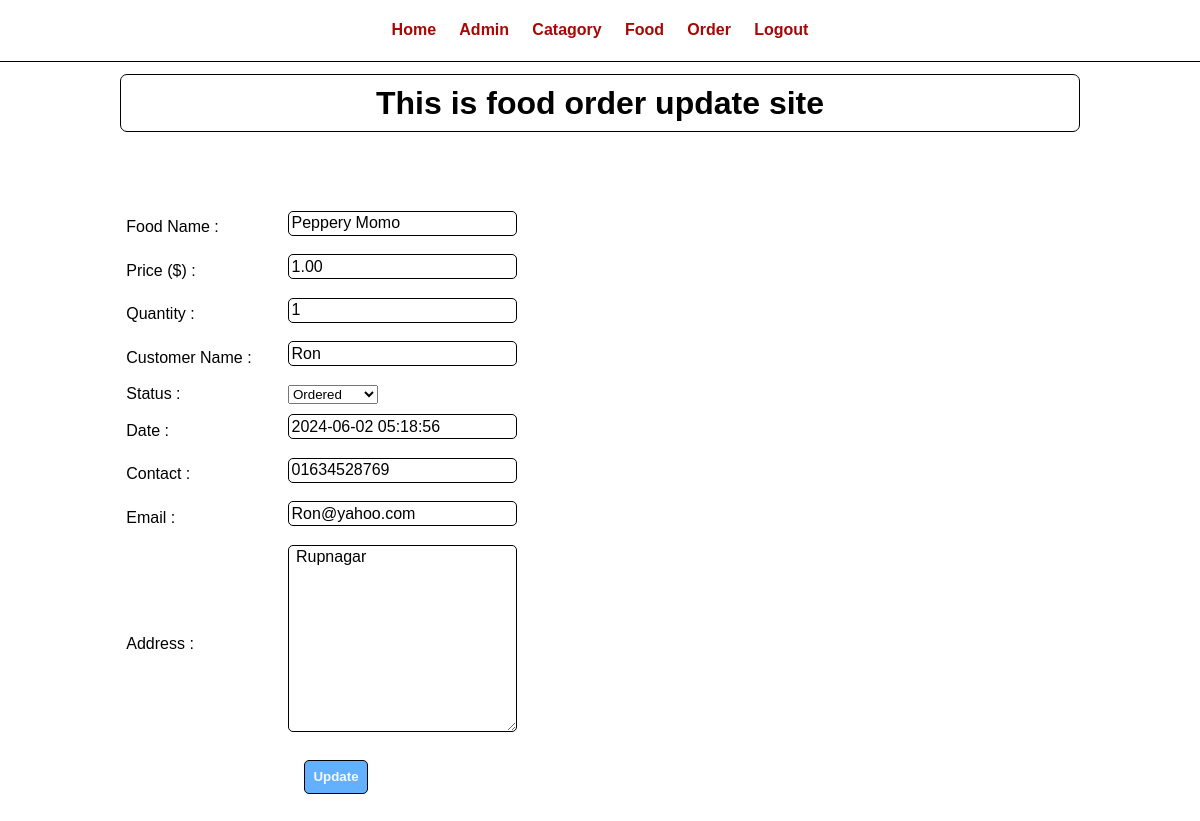
The page /admin/update_order.php?id=9 (signed in) on the database its author committed.
### tables this page shows
CREATE TABLE `tbl_order` (
  `id` int(10) UNSIGNED NOT NULL,
  `food` varchar(150) NOT NULL,
  `price` decimal(10,2) NOT NULL,
  `qty` int(11) NOT NULL,
  `total` decimal(10,2) NOT NULL,
  `order_date` datetime NOT NULL,
  `status` varchar(50) NOT NULL,
  `customer_name` varchar(150) NOT NULL,
  `customer_contact` varchar(20) NOT NULL,
  `customer_email` varchar(150) NOT NULL,
  `customer_address` varchar(255) NOT NULL
);

### admin/update_order.php (the view, shortened to what this page needs)
<?php
include('partials/menu.php');
?>
<?php
        if(isset($_GET['id']))
        {
            $id = mysqli_real_escape_string($conn , $_GET['id']);
            $sql2 = "SELECT * FROM tbl_order WHERE id = '$id'";
            $res2 = mysqli_query($conn , $sql2 ) or die(mysqli_error());
            $count2 = mysqli_num_rows($res2);
                if($count2 == 1)
                {
                    $rows = mysqli_fetch_assoc($res2);
                    $food = $rows['food'];
                    $price = $rows['price'];
                    $qty = $rows['qty'];
                    $customer_name = $rows['customer_name'];
                    $customer_email = $rows['customer_email'];
                    $customer_contact = $rows['customer_contact'];
                    $customer_address = $rows['customer_address'];
                    $order_date = $rows['order_date'];
                    $status = $rows['status'];
                }
?>
<div class="wrapper">
    <h1 class="text-center heading">This is food order update site </h1>
    <br><br>
    <br><br>
    <form action="" method="POST">
        <table class="tbl-form-category">
            <tr>
                <td> Food Name :</td>
                <td><input type="text" name="food" value="<?php echo $food ; ?>" class="input-responsive_order"></td>
            </tr>
            <tr>
                <td> Price ($) :</td>
                <td><input type="number" name="price" value="<?php echo $price ; ?>" class="input-responsive_order">
                </td>
            </tr>
            <tr>
                <td> Quantity :</td>
                <td><input type="number" name="qty" value="<?php echo $qty ; ?>" class="input-responsive_order"></td>
            </tr>
            <tr>
                <td> Customer Name :</td>
                <td><input type="text" name="customer_name" value="<?php echo $customer_name ; ?>"
                        class="input-responsive_order"></td>
            </tr>
            <tr>
                <td> Status :</td>
                <td>
                    <select name="status">
                        <option <?php if($status == "Ordered"){  echo "selected";} ?> value="Ordered">Ordered</option>
                    </select>
                </td>
            </tr>
            <tr>
                <td> Date :</td>
                <td><input type="text" name="date" value="<?php echo $order_date ; ?>" class="input-responsive_order">
                </td>
            </tr>
            <tr>
                <td> Contact :</td>
                <td>
                    <input type="tel" name="contact" value="<?php echo $customer_contact ; ?>"
                        class="input-responsive_order" required>
                </td>
            </tr>
            <tr>
                <td> Email :</td>
                <td>
                    <input type="email" name="email" value="<?php echo $customer_email ; ?>"
                        class="input-responsive_order" required>
                </td>
            </tr>
            <tr>
                <td> Address :</td>
                <td>
                    <textarea name="address" rows="10" class="input-responsive_order"
                        required> <?php echo $customer_address ; ?> </textarea>
                </td>
            </tr>
            <tr>
                <td colspan="2" class="text-center">
                    <input type="submit" name="submit" value="Update" class="btn-primary">
                </td>
            </tr>
        </table>
    </form>
</div>
<br><br>
    <?php
    }else{
        $_SESSION['unauthorization'] = "<div class = 'error' > Invalid arrgument passing. </div>";
        header("location:".SITEURL.'admin/manage-order.php');
    }
?>

### css/admin.css (style rules this page uses)
* { margin: 0; padding: 0; font-family: Arial, Helvetica, sans-serif; }
.heading { border: 1px solid black; border-radius: 7px; padding: 1%; }
.wrapper { border: 0px solid black; padding: 1%; width: 80%; margin: 0 auto; }
.text-center { text-align: center; }
.input-responsive_order { width: 96%; padding: 1%; margin-bottom: 3%; border: none; border-radius: 5px; font-size: 1rem; }
.input-responsive_order { width: 86%; padding: 1%; margin-bottom: 3%; border: 1px solid black; border-radius: 5px; font-size: 1rem; }
.tbl-form-category { width: 45%; }
table tr td { padding: 1%; }
.btn-primary { background-color: #62b0ff; text-decoration: none; color: rgb(246, 248, 251); border-radius: 5px; border: 1px solid black; padding: 2%; font-weight: bold; }

### rows shown on the page
tbl_order: food "Peppery Momo", price "1.00", qty "1", customer_name "Ron", status "Ordered", date "2024-06-02 05:18:56", contact "01634528769", email "Ron@yahoo.com", address "Rupnagar"
